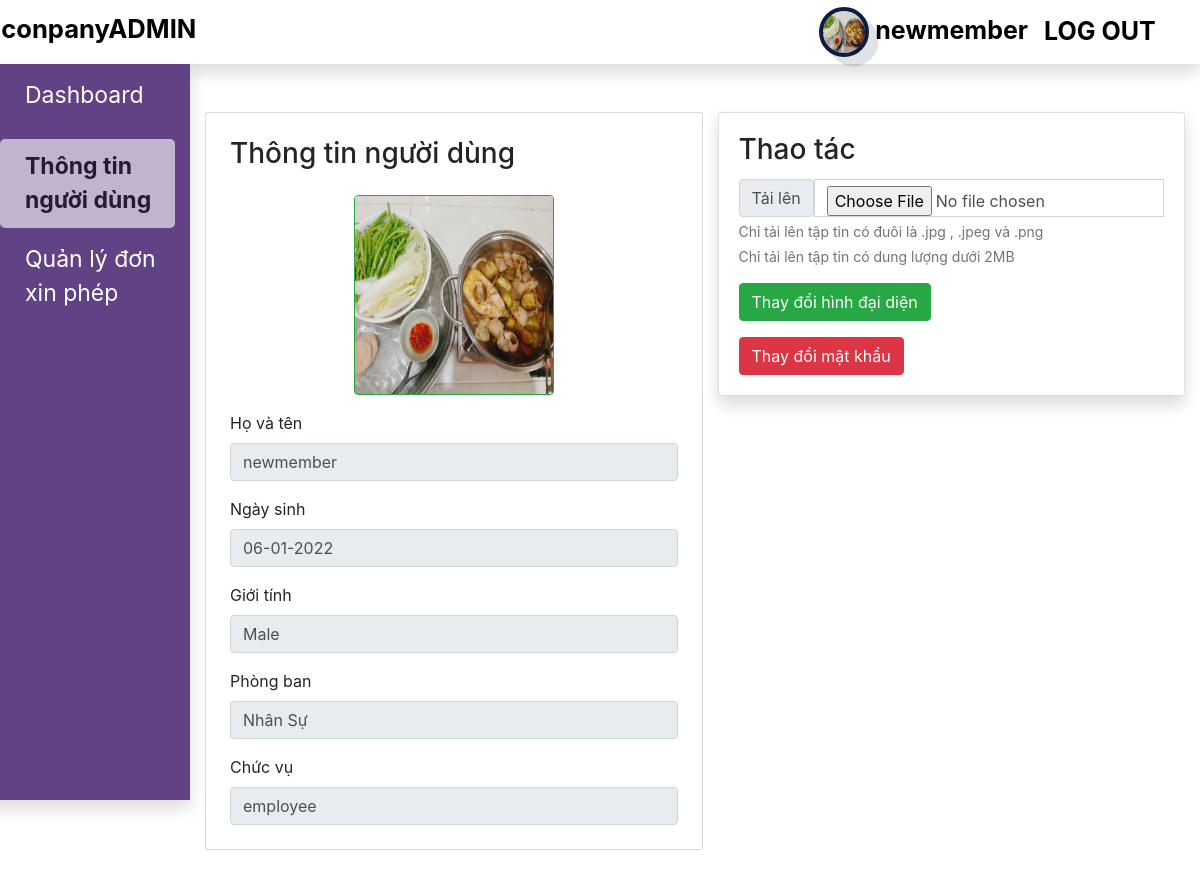
The app's page /?page=infor (signed in), older data.
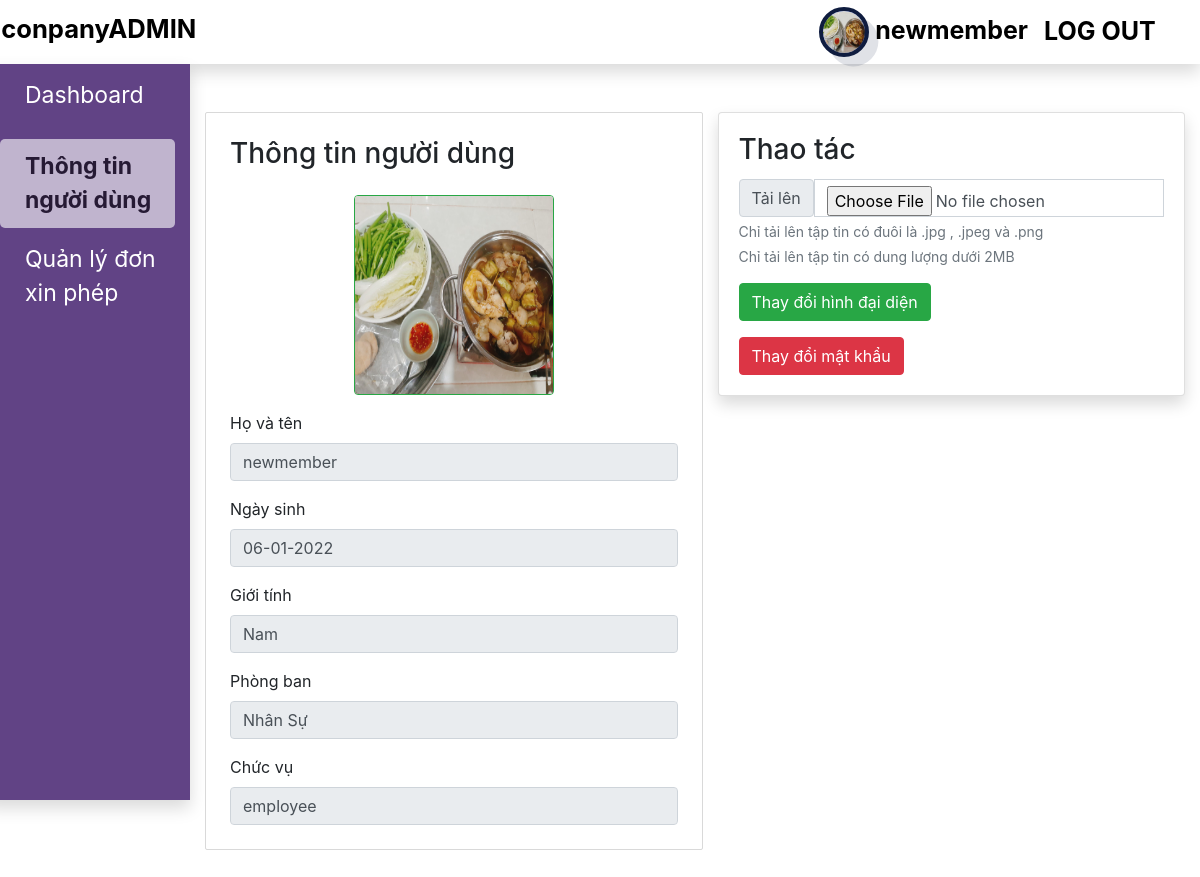
The same page, newer data.
### tables this page shows
CREATE TABLE `users` (
  `id` int(11) NOT NULL,
  `fullName` varchar(100) NOT NULL,
  `username` varchar(100) NOT NULL,
  `password` text NOT NULL,
  `birthday` date NOT NULL,
  `gender` varchar(10) NOT NULL,
  `role` varchar(100) NOT NULL,
  `pic` text NOT NULL,
  `department_id` int(11) DEFAULT NULL
);

CREATE TABLE `department` (
  `id` int(11) NOT NULL,
  `name` varchar(255) NOT NULL,
  `amount_people` int(11) NOT NULL,
  `description` mediumtext NOT NULL,
  `leader_id` int(11) NOT NULL COMMENT 'id của user'
);

### model/database.php (called while the page is built, shortened)
<?php
    class database {
        private $sql, $db, $sth;
        function database(){
            $this->db = new mysqli('localhost', 'root', '', 'company1');
        }
        function setSQL($sql_string){
            $this->sql = $sql_string;
        }
        function execute(){
            $this->sth = $this->db->prepare($this->sql);
            $this->sth->execute();
            $this->sth = $this->sth->get_result();
            return $this->sth->num_rows;
        }
        function loadRow(){
            return $this->sth->fetch_object();
        }
    }
?>

### model/xl_nguoi_dung.php (called while the page is built, shortened)
<?php
    include_once('./model/database.php');
    class xl_nguoi_dung extends database{
        function thong_tin_nguoi_dung_theo_id_tai_khoan($id){
            $string_sql = "SELECT u.*, s.* FROM users u inner join department s on u.department_id = s.id  WHERE u.id = $id";
            $this->execute();
            $result = $this->loadRow();
            return $result;
        }
    }
?>

### pages/trang_thong_tin_nguoi_dung.php (the view, shortened to what this page needs)
<?php
    $id = $_SESSION['thong_tin_user']->id;
    include_once('./model/xl_nguoi_dung.php');
    $xl_nguoi_dung = new xl_nguoi_dung();
    $thong_tin = $xl_nguoi_dung->thong_tin_nguoi_dung_theo_id_tai_khoan($id);
    $date = DateTime::createFromFormat('Y-m-d', $thong_tin->birthday)->format('d-m-Y');
?>
    <div class="row h-100">
        <div class="col-sm-2 bg-func shadow">
            <?php
                include_once("./modules/hien_thi_chuc_nang.php");
            ?>
        </div>
        <div class="col-sm-10">
            <div class="container mt-5 mb-5">
                <div class="row">
                    <div class="col-sm-6 infor p-4">
                        <h3>
                            Thông tin người dùng
                        </h3>
                        <div class="mt-4">
                            <img src=".<?php echo($thong_tin->pic)?>" class="rounded mx-auto d-block avatar border border-success" alt="Hình ảnh đại diện">
                        </div>
                        <div class="mt-3">
                            <label for="exampleInputPassword1">Họ và tên</label>
                            <input type="text" class="form-control " id="exampleInputPassword1" value="<?php echo($thong_tin->fullName)?>" disabled>
                        </div>
                        <div class="mt-3">
                            <label for="exampleInputPassword1">Ngày sinh</label>
                            <input type="text" class="form-control " id="exampleInputPassword1" value="<?php echo($date)?>" disabled>
                        </div>
                        <div class="mt-3">
                            <label for="exampleInputPassword1">Giới tính</label>
                            <input type="text" class="form-control " id="exampleInputPassword1" value="<?php echo($thong_tin->gender)?>" disabled>
                        </div>
                        <div class="mt-3">
                            <label for="exampleInputPassword1">Phòng ban</label>
                            <input type="text" class="form-control " id="exampleInputPassword1" value="<?php echo($thong_tin->name)?>" disabled>
                        </div>
                        <div class="mt-3">
                            <label for="exampleInputPassword1">Chức vụ</label>
                            <input type="text" class="form-control " id="exampleInputPassword1" value="<?php echo($thong_tin->role)?>" disabled>
                        </div>
                    </div>
                    <div class="col-sm-6">
                        <div class="card w-100 shadow">
                            <div class="card-body">
                                <h3 class="card-title">Thao tác</h3>
                                <form action="" method="post" enctype="multipart/form-data">
                                    <div class="input-group mb-3">
                                        <label class="input-group-text" for="inputGroupFile01">Tải lên</label>
                                        <input name="avatar" accept="image/png, image/jpg, image/jpeg" type="file" class="form-control" id="inputGroupFile01" aria-describedby="uploadHelp">
                                        <small id="uploadHelp" class="form-text text-muted w-100">Chỉ tải lên tập tin có đuôi là .jpg , .jpeg và .png</small>
                                        <small id="uploadHelp" class="form-text text-muted w-100">Chỉ tải lên tập tin có dung lượng dưới 2MB</small>
                                    </div>
                                    <button type="submit" name="btn-update-av" class="btn btn-success">Thay đổi hình đại diện</button>
                                </form>
                                <button type="button"  class="btn btn-danger mt-3" data-toggle="modal" data-target="#exampleModal">
                                    Thay đổi mật khẩu
                                </button>
                            </div>
                        </div>
                    </div>
                </div>
            </div>
        </div>
    </div>
</body>
</html>

Row changes from the older to the newer data that the page shows:
changed users "newmember": gender "Male" → "Nam"
